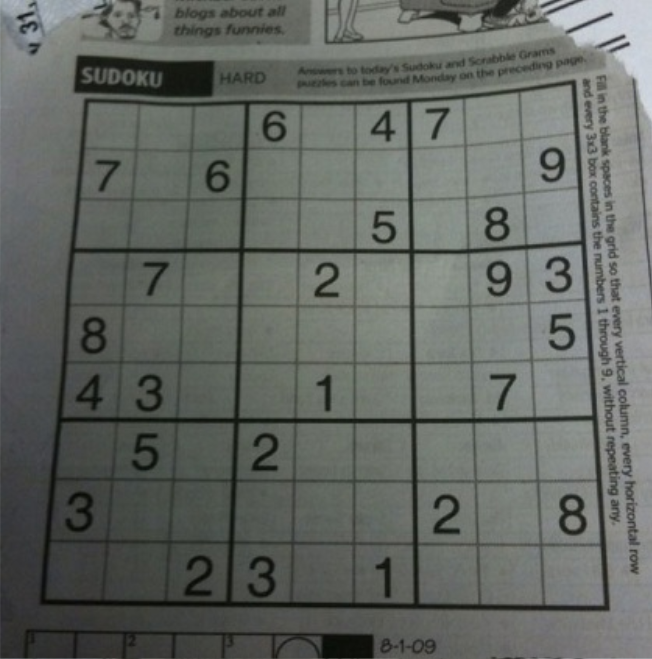
#> input picture 图像认知和OpenCV/图像梯度化处理/shudu.png, 652 x 659 px
$ python '5.Lapancian算子.py'
#> lines starting #> are read from the running program, lines starting #| are printed output that depends on the picture
import cv2
image_np = cv2.imread('./shudu.png')
#> image_np is the input picture: shape (659, 652, 3); mean B, G, R 98.8, 103.5, 99.3
# 卷积
image_Lap = cv2.Laplacian(image_np,-1)
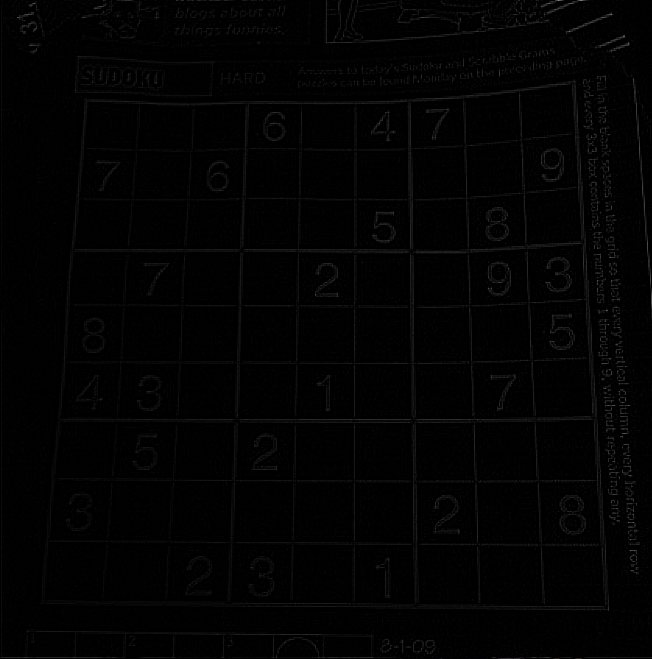
#> image_Lap: shape (659, 652, 3); mean B, G, R 2.5, 2.5, 2.5

cv2.imshow('image_np',image_np)
cv2.imshow('image_Lap',image_Lap)
cv2.waitKey(0)
